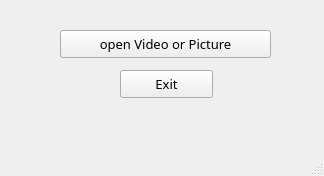
<?xml version="1.0" encoding="UTF-8"?>
<ui version="4.0">
 <class>MainWindow</class>
 <widget class="QMainWindow" name="MainWindow">
  <property name="geometry">
   <rect>
    <x>0</x>
    <y>0</y>
    <width>324</width>
    <height>176</height>
   </rect>
  </property>
  <property name="font">
   <font>
    <family>B Titr</family>
    <pointsize>10</pointsize>
    <weight>75</weight>
    <bold>true</bold>
   </font>
  </property>
  <property name="windowTitle">
   <string>Face Recognition</string>
  </property>
  <property name="windowIcon">
   <iconset>
    <normaloff>../icon.jpg</normaloff>../icon.jpg</iconset>
  </property>
  <widget class="QWidget" name="centralwidget">
   <widget class="QPushButton" name="btn_video">
    <property name="geometry">
     <rect>
      <x>60</x>
      <y>30</y>
      <width>211</width>
      <height>28</height>
     </rect>
    </property>
    <property name="font">
     <font>
      <family>B Nazanin</family>
      <weight>50</weight>
      <bold>false</bold>
     </font>
    </property>
    <property name="text">
     <string>open Video or Picture</string>
    </property>
   </widget>
   <widget class="QPushButton" name="btn_exit">
    <property name="geometry">
     <rect>
      <x>120</x>
      <y>70</y>
      <width>93</width>
      <height>28</height>
     </rect>
    </property>
    <property name="font">
     <font>
      <family>B Nazanin</family>
      <weight>50</weight>
      <bold>false</bold>
     </font>
    </property>
    <property name="text">
     <string>Exit</string>
    </property>
   </widget>
  </widget>
  <widget class="QMenuBar" name="menubar">
   <property name="geometry">
    <rect>
     <x>0</x>
     <y>0</y>
     <width>324</width>
     <height>26</height>
    </rect>
   </property>
  </widget>
  <widget class="QStatusBar" name="statusbar"/>
 </widget>
 <resources/>
 <connections/>
</ui>
